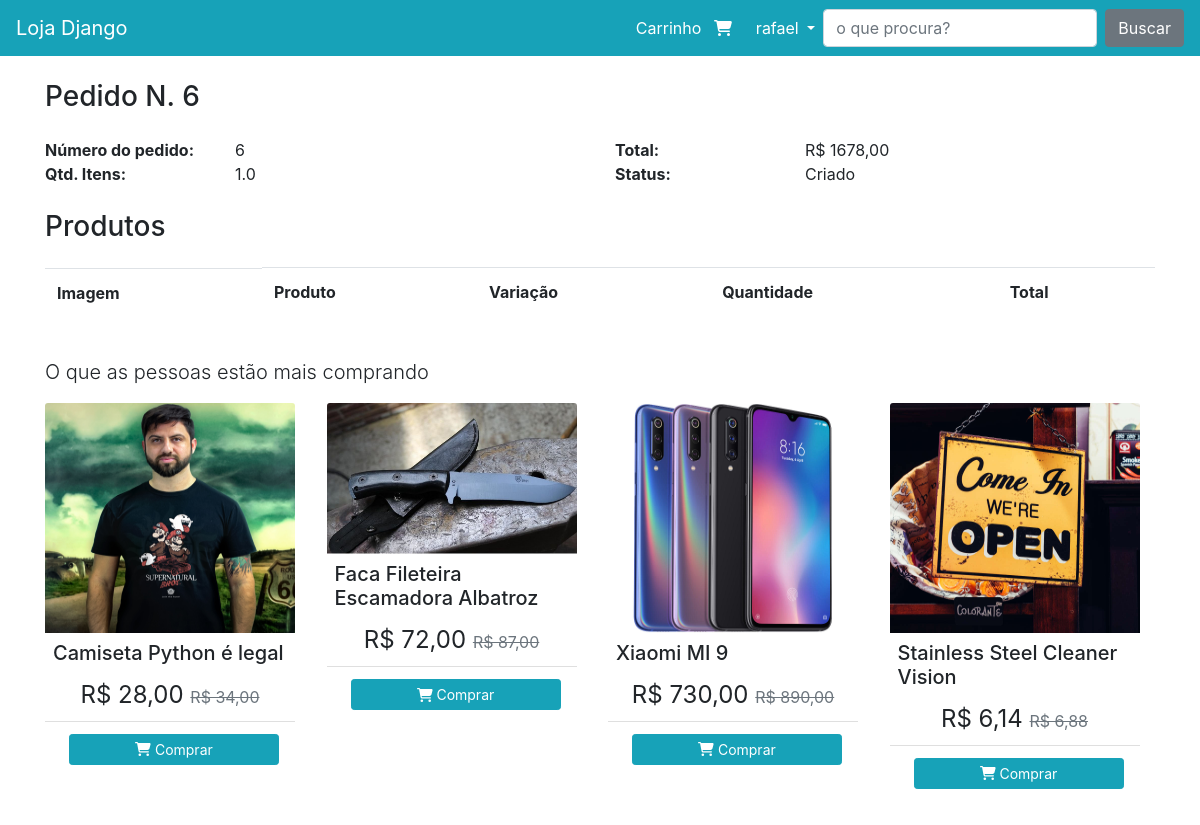
The app's page /pedido/detalhe/6 (signed in), older data.
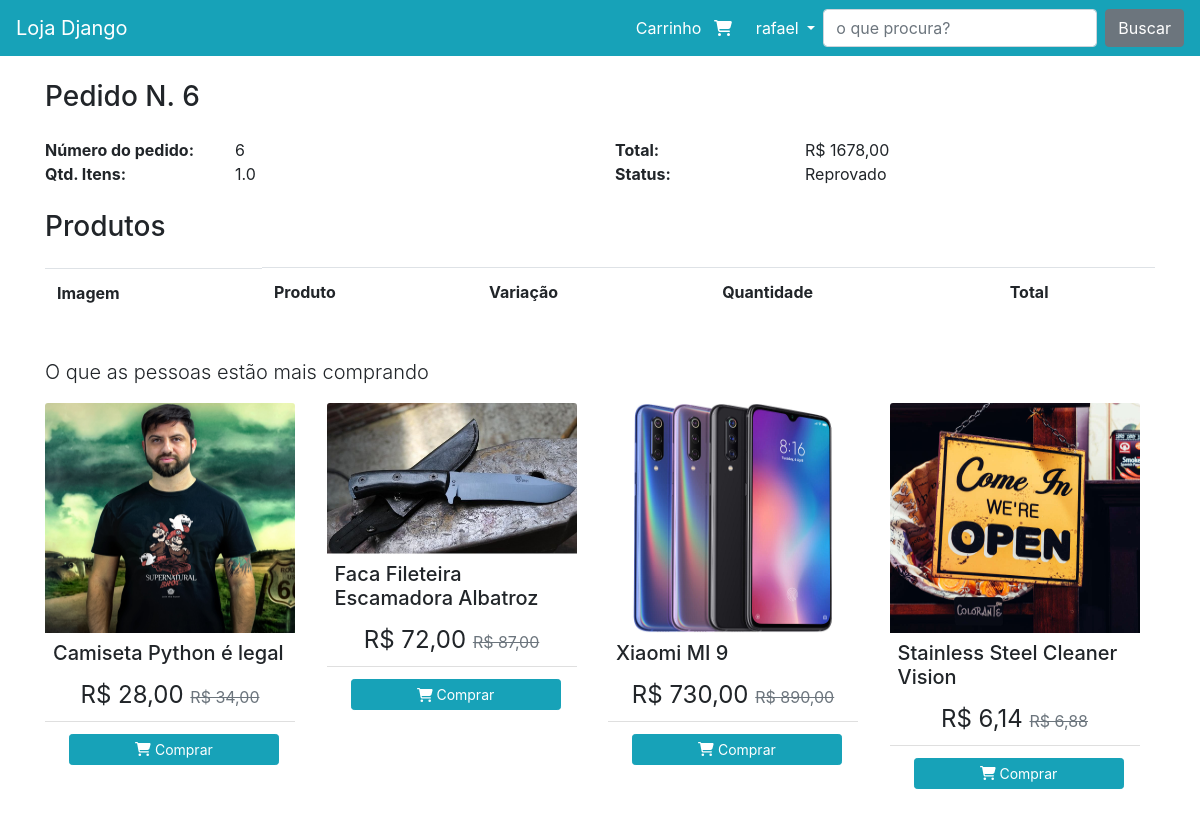
The same page, newer data.
### pedido/models.py (models this page shows)
class Pedido(models.Model):
    usuario = models.ForeignKey(User, on_delete=models.CASCADE)
    data_emissao = models.DateField(default=datetime.now().date())
    hora_emissao = models.TimeField(default=timezone.now().time())
    total = models.DecimalField(max_digits=10, decimal_places=2, null=False)
    qtd_total = models.FloatField(default=0)
    status = models.CharField(
        default='C',
        max_length=1,
        choices=(
            ('A', 'Aprovado'),
            ('C', 'Criado'),
            ('R', 'Reprovado'),
            ('P', 'Enviado'),
            ('F', 'Finalizado'),
        )
    )
    def __str__(self):
        return f'Pedido N. {self.pk}'

### pedido/views.py (the view)
# urls.py: path('detalhe/<int:pk>', views.Detalhe.as_view(), name="detalhe"),
class Detalhe(DispachLoginRequired, DetailView):
    model = Pedido
    produtos_mais_vendidos = ProdutoService().get_produtos_mais_vendidos()
    context_object_name = 'pedido'
    template_name = 'pedido/detalhe.html'
    pk_url_kwarg = 'pk'
    def get_context_data(self, **kwargs):
        context = super().get_context_data(**kwargs)
        context['produtos_mais_vendidos'] = self.produtos_mais_vendidos
        return context

### pedido/views.py (called while the page is built)
    def dispatch(self, *args, **kwargs):
        if not self.request.user.is_authenticated:
            return redirect("perfil:criar")
        return super().dispatch(*args, **kwargs)

### produto/templatetags/omfilters.py (called while the page is built)
@register.filter
def formata_preco(val):
    if isinstance(val, str):
        val = float(val)
    return f'R$ {val:.2f}'.replace('.', ',')

### pedido/templates/pedido/detalhe.html (shortened to what this page needs)
{% extends 'base.html' %}
{% load omfilters %}
{% load static %}
{% block conteudo %}
<div class="row">
    <div class="col">
        <h3>{{pedido}}</h3>
        <div class="row mt-4">
            <div class="col-lg-2 font-weight-bold ">Número do pedido:</div>
            <div class="col-lg-4">{{pedido.id}}</div>
            <div class="col-lg-2 font-weight-bold">Total:</div>
            <div class="col-lg-4">{{pedido.total|formata_preco}}</div>
            <div class="col-lg-2 font-weight-bold">Qtd. Itens:</div>
            <div class="col-lg-4">{{pedido.qtd_total}}</div>
            <div class="col-lg-2 font-weight-bold">Status:</div>
            <div class="col-lg-4">{{pedido.get_status_display}}</div>
        </div>
        <div class="row mt-4">
            <div class="col">
                <h3>Produtos</h3>
            </div>
        </div>
        <div class="table-responsive mt-3">
            <table class="table">
                <tr>
                    <th class="d-nome d-lg-block">Imagem</th>
                    <th>Produto</th>
                    <th>Variação</th>
                    <th>Quantidade</th>
                    <th>Total</th>
                </tr>
            </table>
        </div>
    </div>
</div>
{% endblock %}

Row changes from the older to the newer data that the page shows:
changed Pedido "Pedido N. 6": status "Criado" → "Reprovado"
